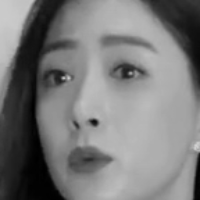
#> input picture opencv_face/data/at/fs/0.pgm, 200 x 200 px, given in place of the camera
$ python __init__.py
#> lines starting #> are read from the running program, lines starting #| are printed output that depends on the picture; after the words box and inside, x2 and y2 are one past the last pixel; in counts of white or black regions, pixels touching at a corner belong together
#! usr/bin/python
#coding=utf-8

import cv2
import numpy as np

cv2.namedWindow("test")#命名一个窗口
cap=cv2.VideoCapture(1)#打开1号摄像头
success, frame = cap.read()#读取一桢图像，前一个返回值是是否成功，后一个返回值是图像本身
#> frame is the input picture: shape (200, 200, 3); min 0, max 210, mean 121.5
color = (0,0,0)#设置人脸框的颜色
classfier=cv2.CascadeClassifier("haarcascade_frontalface_alt.xml")#定义分类器
print(classfier)
while success:
    success, frame = cap.read()
    size=frame.shape[:2]#获得当前桢彩色图像的大小
#> size = (200, 200)
    image=np.zeros(size,dtype=np.float16)#定义一个与当前桢图像大小相同的的灰度图像矩阵
    image = cv2.cvtColor(frame, cv2.COLOR_BGR2GRAY)#将当前桢图像转换成灰度图像（这里有修改）
    cv2.equalizeHist(image, image)#灰度图像进行直方图等距化
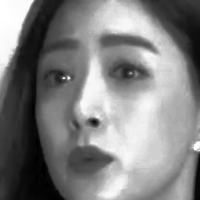
#> image: shape (200, 200); min 0, max 255, mean 128.5
    #如下三行是设定最小图像的大小
    divisor=8
    h, w = size
#> h = 200; w = 200
    minSize=(round(w/divisor), round(h/divisor))#这里加了一个取整函数
#> minSize = (25, 25)
    faceRects = classfier.detectMultiScale(image, 1.2, 2, cv2.CASCADE_SCALE_IMAGE,minSize)#人脸检测
#> faceRects = [[8, 9, 178, 178]]
    if len(faceRects)>0:#如果人脸数组长度大于0
        for faceRect in faceRects: #对每一个人脸画矩形框
                x, y, w, h = faceRect
                cv2.rectangle(frame, (x, y), (x+w, y+h), color)
#> this loop made 1 pass
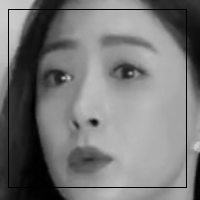
#> frame: shape (200, 200, 3); 1.78% of pixels changed, all inside (x1, y1, x2, y2) = (8, 9, 187, 188)
    cv2.imshow("test", frame)#显示图像
    key=cv2.waitKey(10)
#> (key Esc is pressed here)
    c = chr(key & 255)
    if c in ['q', 'Q', chr(27)]:
        break
cv2.destroyWindow("test")

$ run again, on opencv_face/data/at/fs/10.pgm
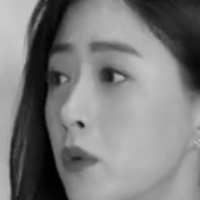
#> input picture opencv_face/data/at/fs/10.pgm, 200 x 200 px, given in place of the camera
#> frame is the input picture: shape (200, 200, 3); min 0, max 202, mean 124.4
#> `cv2.equalizeHist(image, image)#灰度图像进行直方图等距化`:
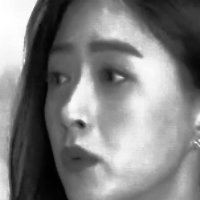
#> image: shape (200, 200); min 0, max 255, mean 128.6
#> faceRects = [[41, 83, 110, 110]]
#> the loop `for faceRect in faceRects:` made 1 pass
#> after the loop `for faceRect in faceRects:`:
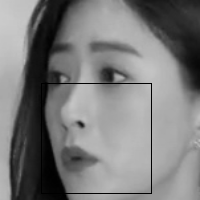
#> frame: shape (200, 200, 3); 1.1% of pixels changed, all inside (x1, y1, x2, y2) = (41, 83, 152, 194)
